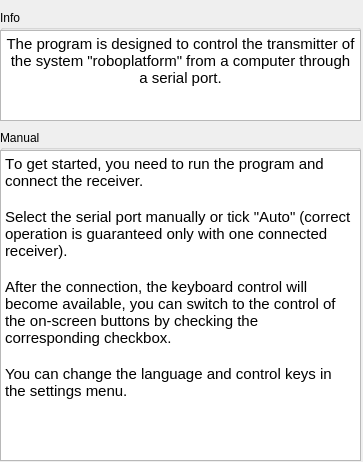
<?xml version="1.0" encoding="UTF-8"?>
<ui version="4.0">
 <class>Help</class>
 <widget class="QMainWindow" name="Help">
  <property name="geometry">
   <rect>
    <x>0</x>
    <y>0</y>
    <width>363</width>
    <height>462</height>
   </rect>
  </property>
  <property name="windowTitle">
   <string>Help</string>
  </property>
  <widget class="QWidget" name="centralwidget">
   <widget class="QGroupBox" name="groupBox">
    <property name="geometry">
     <rect>
      <x>0</x>
      <y>10</y>
      <width>361</width>
      <height>111</height>
     </rect>
    </property>
    <property name="title">
     <string>Info</string>
    </property>
    <widget class="QTextBrowser" name="textBrowser">
     <property name="geometry">
      <rect>
       <x>0</x>
       <y>20</y>
       <width>361</width>
       <height>91</height>
      </rect>
     </property>
     <property name="html">
      <string>&lt;!DOCTYPE HTML PUBLIC &quot;-//W3C//DTD HTML 4.0//EN&quot; &quot;http://www.w3.org/TR/REC-html40/strict.dtd&quot;&gt;
&lt;html&gt;&lt;head&gt;&lt;meta name=&quot;qrichtext&quot; content=&quot;1&quot; /&gt;&lt;style type=&quot;text/css&quot;&gt;
p, li { white-space: pre-wrap; }
&lt;/style&gt;&lt;/head&gt;&lt;body style=&quot; font-family:'Cantarell'; font-size:11pt; font-weight:400; font-style:normal;&quot;&gt;
&lt;p align=&quot;center&quot; style=&quot; margin-top:12px; margin-bottom:12px; margin-left:0px; margin-right:0px; -qt-block-indent:0; text-indent:0px;&quot;&gt;&lt;a name=&quot;tw-target&quot;&gt;&lt;/a&gt;&lt;span style=&quot; font-family:'monospace';&quot;&gt;T&lt;/span&gt;&lt;span style=&quot; font-family:'monospace';&quot;&gt;he program is designed to control the transmitter of the system &amp;quot;roboplatform&amp;quot; from a computer through a serial port.&lt;/span&gt;&lt;/p&gt;&lt;/body&gt;&lt;/html&gt;</string>
     </property>
    </widget>
   </widget>
   <widget class="QGroupBox" name="groupBox_2">
    <property name="geometry">
     <rect>
      <x>0</x>
      <y>130</y>
      <width>361</width>
      <height>331</height>
     </rect>
    </property>
    <property name="title">
     <string>Manual</string>
    </property>
    <widget class="QTextBrowser" name="textBrowser_2">
     <property name="geometry">
      <rect>
       <x>0</x>
       <y>20</y>
       <width>361</width>
       <height>311</height>
      </rect>
     </property>
     <property name="html">
      <string>&lt;!DOCTYPE HTML PUBLIC &quot;-//W3C//DTD HTML 4.0//EN&quot; &quot;http://www.w3.org/TR/REC-html40/strict.dtd&quot;&gt;
&lt;html&gt;&lt;head&gt;&lt;meta name=&quot;qrichtext&quot; content=&quot;1&quot; /&gt;&lt;style type=&quot;text/css&quot;&gt;
p, li { white-space: pre-wrap; }
&lt;/style&gt;&lt;/head&gt;&lt;body style=&quot; font-family:'Cantarell'; font-size:11pt; font-weight:400; font-style:normal;&quot;&gt;
&lt;p style=&quot; margin-top:12px; margin-bottom:0px; margin-left:0px; margin-right:0px; -qt-block-indent:0; text-indent:0px;&quot;&gt;&lt;a name=&quot;tw-target&quot;&gt;&lt;/a&gt;&lt;span style=&quot; font-family:'monospace';&quot;&gt;T&lt;/span&gt;&lt;span style=&quot; font-family:'monospace';&quot;&gt;o get started, you need to run the program and connect the receiver.&lt;/span&gt;&lt;/p&gt;
&lt;p style=&quot;-qt-paragraph-type:empty; margin-top:0px; margin-bottom:0px; margin-left:0px; margin-right:0px; -qt-block-indent:0; text-indent:0px; font-family:'monospace';&quot;&gt;&lt;br /&gt;&lt;/p&gt;
&lt;p style=&quot; margin-top:0px; margin-bottom:0px; margin-left:0px; margin-right:0px; -qt-block-indent:0; text-indent:0px;&quot;&gt;&lt;span style=&quot; font-family:'monospace';&quot;&gt;Select the serial port manually or tick &amp;quot;Auto&amp;quot; (correct operation is guaranteed only with one connected receiver).&lt;/span&gt;&lt;/p&gt;
&lt;p style=&quot;-qt-paragraph-type:empty; margin-top:0px; margin-bottom:0px; margin-left:0px; margin-right:0px; -qt-block-indent:0; text-indent:0px; font-family:'monospace';&quot;&gt;&lt;br /&gt;&lt;/p&gt;
&lt;p style=&quot; margin-top:0px; margin-bottom:0px; margin-left:0px; margin-right:0px; -qt-block-indent:0; text-indent:0px;&quot;&gt;&lt;span style=&quot; font-family:'monospace';&quot;&gt;After the connection, the keyboard control will become available, you can switch to the control of the on-screen buttons by checking the corresponding checkbox.&lt;/span&gt;&lt;/p&gt;
&lt;p style=&quot;-qt-paragraph-type:empty; margin-top:0px; margin-bottom:0px; margin-left:0px; margin-right:0px; -qt-block-indent:0; text-indent:0px; font-family:'monospace';&quot;&gt;&lt;br /&gt;&lt;/p&gt;
&lt;p style=&quot; margin-top:0px; margin-bottom:12px; margin-left:0px; margin-right:0px; -qt-block-indent:0; text-indent:0px;&quot;&gt;&lt;span style=&quot; font-family:'monospace';&quot;&gt;You can change the language and control keys in the settings menu.&lt;/span&gt;&lt;/p&gt;&lt;/body&gt;&lt;/html&gt;</string>
     </property>
    </widget>
   </widget>
  </widget>
 </widget>
 <resources/>
 <connections/>
</ui>
